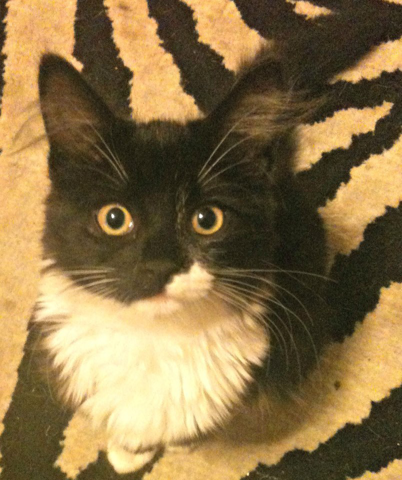
#> input picture Data_Visualization/learning/07-obrazove-data/selected_cat.png, 402 x 480 px
$ jupyter execute --allow-errors 07-images.ipynb
#> lines starting #> are read from the running program, lines starting #| are printed output that depends on the picture; after the words box and inside, x2 and y2 are one past the last pixel; in counts of white or black regions, pixels touching at a corner belong together
### Data_Visualization/learning/07-obrazove-data/helpers.py
"""This module contains helper functions for the lab notebook."""

import io
import matplotlib.pyplot as plt
import numpy as np
import cv2 as cv
from PIL import Image

def get_image_bytes(image):
    """Converts image to a byte array."""
    byte_arr = io.BytesIO()
    image.save(byte_arr, format="PNG")
    img_byte_arr = byte_arr.getvalue()
    return img_byte_arr


def get_hist(image, title):
    fig = plt.figure();
    plt.title(f'{title} histogram');
    if image.mode == "RGB":
        plt.plot(image.getchannel(0).histogram(), c='r');
        plt.plot(image.getchannel(1).histogram(), c='g');
        plt.plot(image.getchannel(2).histogram(), c='b');
    else:
        plt.plot(cat.histogram(), c='gray')

    buffer = io.BytesIO()
    plt.savefig(buffer, format='png');
    plt.close(fig)
    return buffer.getvalue()

# [13 lines left out: function segment_image, not called in this run]

### Data_Visualization/learning/07-obrazove-data/07-images.ipynb
# 🎨 Manipulace s obrazovými daty

V této ukázce se budeme věnovat obrazovým datům a základním operacím s nimi.

🗒️ Poznámka: V tomto notebooku používáme interaktivní prvky. Pro jejich správné zobrazení je třeba notebook spustit. Například pomocí `Cell > Run all Cells `.

Také se ujistěte, že máte nainstalovaný modul `ipywidgets` a je povolený v `jupyteru`. Pokud ne, lze to napravit následujícími kroky:

- nainstalovat ipywidgets (nemáte-li)
    > conda install -c conda-forge ipywidgets
- povolit ipywidgets
    > jupyter nbextension enable --py widgetsnbextension
- restartovat jupyter notebook (běží-li)

Obrázky pro toto cvičení pochází z [thecatapi](https://api.thecatapi.com).

⛔️ **POZOR!** Pro toto cvičení nedoporučujeme používat prohlížeč Safari 🦒 kvůli chybnému rozvržení interaktivních oken.

[cell 1]
import matplotlib.pyplot as plt
from PIL import ImageOps
import cv2 as cv
import sys

import io
import mpmath

sys.modules["sympy.mpmath"] = mpmath

import skimage
import glob

import helpers
import sympy
import numpy as np

from IPython.display import Latex, Math
from ipywidgets import widgets

import scipy.spatial.distance as dist
from matplotlib import pyplot as plt
from scipy.cluster.hierarchy import dendrogram
from sklearn.datasets import load_iris
from sklearn.cluster import AgglomerativeClustering
from PIL import Image, ImageEnhance, ImageStat, ImageFilter, ImageTransform

from sklearn.cluster import KMeans

# Pillow<9.0import skimage
if not hasattr(Image, "Resampling"):
    Image.Resampling = Image

Ukážeme si několik modulů pro práci s obrazovými daty. Pro tyto potřeby si pomocí modulu [`PIL`](https://pillow.readthedocs.io/en/stable/) načteme obrázek kočky 🐈, na kterém budeme vše demonstrovat.

[cell 2]
cat = Image.open("selected_cat.png")
#> cat is the input picture: PIL image 402x480 RGB; mean R, G, B 137.1, 113.8, 71.6
cat

`Image` objekt z modulu [`PIL.Image`](https://pillow.readthedocs.io/en/stable/reference/Image.html?highlight=image) neoplývá mnoha užitečnými atributy (vesměs se potkáte primárně s `Image.size`, který se skládá z `Image.width` a `Image.height`) a jen s malým výčtem metod. Hlavní funkckionality se schovávají v dalších submodulech balíčku `PIL` a postupně si je představíme. 🧑🏽‍🏫

[cell 3]
# cat.size == (cat.width, cat.height)
cat.size

Pokud byste používali `scikit-image` a atribut `shape`, budou vaše data trojsložková: první dva údaje vypovídají o velikosti x a y-ové osy, třetí pak udává barevnost. `shape` je atribut definovaný pro `numpy.ndarray` (`PIL.Image` nepracuje s obrázky jako s poli).

Ukažme si výstup atributu `shape` na příkladu.

[cell 4]
chelsea = skimage.data.chelsea()
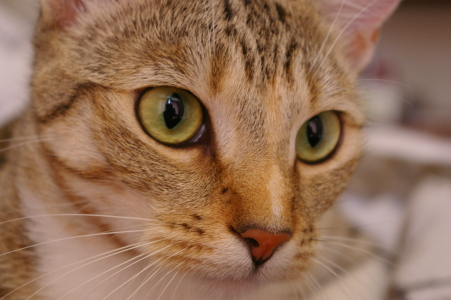
#> input picture skimage.data.chelsea(), 451 x 300 px
#> chelsea is the input picture: shape (300, 451, 3); mean R, G, B 147.7, 111.4, 86.8
#> (the rest of this cell did not finish here and is left out)

Pokud trváte na získání barevnosti i pro `PIL.Image`, pak můžete využít:

[cell 5]
np.shape(cat)

## ☝️ Histogram

Z přednášky víte, že jedním ze zdrojů informace o obrázku je `histogram` barev. 📊 Instance obrázků mají metodu `histogram()`, která vrátí pole hodnot odpovídající četnostem barev jednotlivých pixelů.

U `grayscale` obrázku bychom dostali pole o velikosti `256`, u `RGB` obrázku dostaneme pole o `3x256` hodnotách.

Histogram barev lze vizualizovat. Z grafu níže můžeme vyčíst, jaké hodnoty byly nejčastější, jaký kanál byl dominantní nebo také světlost obrázku.

[cell 6]
pixel_counts = np.array(cat.histogram()).reshape((3, 256))

#> (the rest of this cell did not finish here and is left out)

Podle histogramu lze usoudit, že se v obrázku vyskytují převážně červené odstíny a to díky ostrému vrcholu červené (`r`) barvy. Zelený (`g`) a modrý (`b`) kanál mají vrcholy při menších hodnotách intenzity než červený kanál.

### 📊 Vliv kalibrací na histogram
Pojďme se společně podívat na to, jaký efekt budou mít změny v jasu, kontrastu, sytosti nebo ostrosti na histogram obrázku.

[cell 7]
def enhance(color, contrast, brightness, sharpness):
    """Creates a view where user can change PIL.ImageEnhance interactively."""
    image = ImageEnhance.Sharpness(
        ImageEnhance.Brightness(
            ImageEnhance.Contrast(ImageEnhance.Color(cat).enhance(color)).enhance(
                contrast
            )
        ).enhance(brightness)
    ).enhance(sharpness)

    img_byte_arr = helpers.get_image_bytes(cat)
    img_byte_arr2 = helpers.get_image_bytes(image)
    target_size = tuple(map(lambda x: x // 4, image.size))
    layout = widgets.HBox(
        [
            widgets.VBox(
                [
                    widgets.HBox(
                        [
                            widgets.Image(
                                value=helpers.get_hist(
                                    cat.resize(target_size), "Original"
                                ),
                            ),
                            widgets.Image(
                                value=helpers.get_hist(
                                    image.resize(target_size), "Processed"
                                ),
                            ),
                        ],
                    ),
                    widgets.HBox(
                        [
                            widgets.Image(
                                value=img_byte_arr,
                            ),
                            widgets.Image(
                                value=img_byte_arr2,
                            ),
                        ],
                        layout=widgets.Layout(height="15%"),
                    ),
                ],
                layout=widgets.Layout(
                    display="flex",
                    flex_flow="column",
                    align_items="center",
                ),
            ),
        ],
        layout=widgets.Layout(
            display="flex",
            flex_flow="column",
        ),
    )

    display(layout)

[cell 8]
# fmt: off
widgets.interact(
    enhance,
    color=widgets.FloatSlider(value=1, min=0, max=1, step=0.2),
    contrast=widgets.FloatSlider(value=1, min=0, max=1, step=0.2),
    brightness=widgets.FloatSlider(value=1, min=0, max=1, step=0.2),
    sharpness=widgets.FloatSlider(value=1, min=0, max=2, step=0.2),
);
#> the sliders are set to color = 1, contrast = 1, brightness = 1, sharpness = 1
#> (the call stopped at in get_hist, `fig = plt.figure();`: IPython is not available in this run)

### 👯 Histogram matching

Porovnání histogramů je disciplína, ve které **upravíme kontrast jednoho obrázku na základě druhého**. Pojďme se společně podívat, jak bude vypadat náš obrázek kočky ekvalizovaný na základě obrázků z modulu [`scikit-image`](https://scikit-image.org/docs/stable/api/skimage.data.html).

☝️ Pozn.: **Ekvalizace histogramu** je algoritmus, který změní rozložení intenzit v obraze tak, aby se v něm vyskytovaly pokud možno intenzity v širokém rozmezí, a to přibližně se stejnou četností. Pokud ekvalizujeme obrázek jiným obrázkem, snažíme se histogram zdrojového obrázku přiblížit histogramu cílového obrázku.

[cell 9]
def wrap_with_hist(img, label):
    """Returns a VBox with image and its histogram."""
    return widgets.VBox(
        [
            widgets.Image(value=helpers.get_image_bytes(img), height="70%"),
            widgets.Image(value=helpers.get_hist(img, label), height="30%"),
        ],
        layout=widgets.Layout(width="33%"),
    )

[cell 10]
def equalize_image(image):
    """Returns a view with original image, target, and equalized original. With histograms."""
    cat_arr = np.array(cat)
    target = getattr(skimage.data, image)()
    matched = skimage.exposure.match_histograms(cat_arr, target, channel_axis=-1)
    display(
        widgets.Box(
            [
                wrap_with_hist(cat, "Originální"),
                wrap_with_hist(Image.fromarray(target), "Cílový"),
                wrap_with_hist(Image.fromarray(matched), "Ekvalizovaný"),
            ],
            layout=widgets.Layout(
                display="flex",
                flex_flow="row",
                align_items="center",
            ),
        )
    )

[cell 11]
images = []
for image in dir(skimage.data):
    try:
        i = Image.fromarray(getattr(skimage.data, image)())
        if i.mode == "RGB":
            images.append(image)
    except Exception:
        continue
#> this loop made 42 passes
#> pass 1, `i = Image.fromarray(getattr(skimage.data, image)())`:
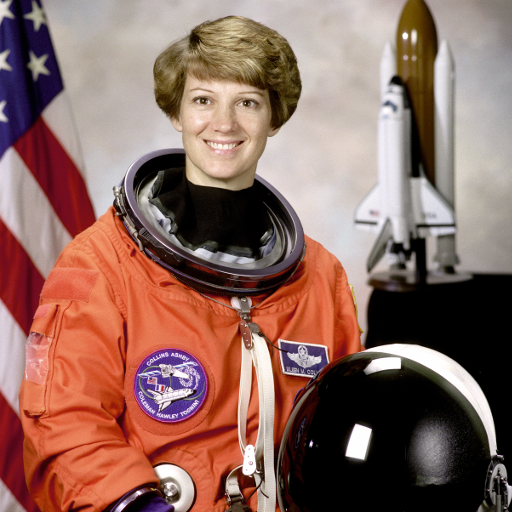
#> i: PIL image 512x512 RGB; mean R, G, B 141.6, 105.8, 96.5
#> pass 2, `i = Image.fromarray(getattr(skimage.data, image)())`:
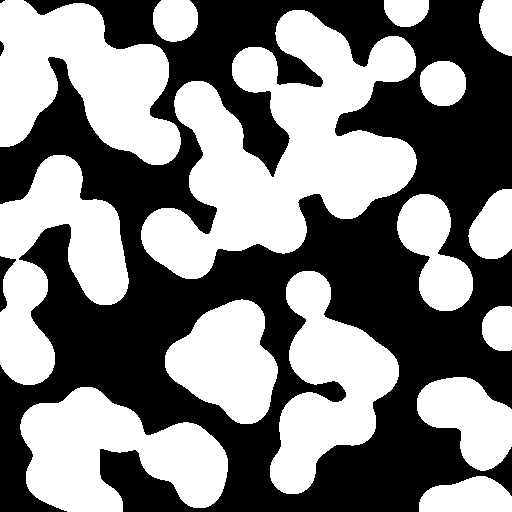
#> i: PIL image 512x512 1; 50% white; 15 white regions, largest, box (x1, y1, x2, y2) and area: (141, 10, 417, 279) 35745, (0, 0, 181, 165) 18219, (20, 387, 228, 512) 15870

[cell 12]
# fmt: off
widgets.interact(equalize_image, image=images);
#> the sliders are set to image = astronaut
#> in equalize_image, `matched = skimage.exposure.match_histograms(cat_arr, target, channel_a..`:
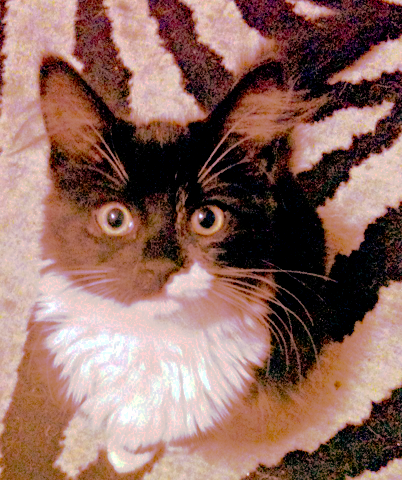
#> matched: shape (480, 402, 3); mean R, G, B 141.9, 105.7, 96.6
#> (the call stopped at in get_hist, `fig = plt.figure();`: IPython is not available in this run)
#> the sliders are set to x_move = 0, y_move = 0, scale_x = 1, scale_y = 1, rotation = 0

## 🏗️ Afinní transformace

**Afinní transformace** nám umožňují transformovat obrázky pomocí lineární algebry 🔠. Kromě klasické lineární transformace zde navíc dochází k přidání vektoru, který nám umožní posunout obrázek v daném směru od počátku ↗️. Jsou vyjádřeny vztahem $P' = P A$, kde $P$ je bod, který transformujeme pomocí matice $A$. Platí $P' = [x' y' w'] = P A = [x y w] A$. Matice $A$ reprezentuje jednotlivé transformace, které mohou být i skládány.

Geometrické afinní transformace souřadnic nám tak umožňují bod $P$ posunout, otočit nebo změnit jeho měřítko (týká se objektů, z těchto bodů složených). ☝️ Pozn.: Bod $\overrightarrow{P}=(x,y)^T$ reprezentujeme třemi homogenními souřadnicemi –> Každý bod v rovině $\overrightarrow{P} \in \mathbb{R^2}$ je reprezentován přímkou $(X,Y,W)$ v $\mathbb{R^3}$. Pozn. 2: Body, kde $W = 0$, se nazývají body v nekonečnu. A bod $[0,0,0]^T$ není povolen.

Více o afinních transformací lze zjistit např. [zde](http://petr.olsak.net/bilin/afinita4.pdf). Pro další úpravy budeme využívat balíček [SymPy](https://www.sympy.org/en/index.html) 🐍, který je určený pro symbolické operace.

[cell 13]
#let's define symbols for symbolic computations
from sympy.functions.elementary import trigonometric as tr

x, y, d_x, d_y, s_x, s_y, theta, c_x, c_y = sympy.symbols(
    "x y d_x d_y s_x s_y theta c_x c_y"
)

Zmiňme základní 2D operace a jejich maticovou reprezentaci:

### 🗜 Škálování
Tzn. změna měřítka (angl. scale, zoom). Určuje poměr mezi aktuální velikostí a cílovou velikostí. Měřítko měníme ve směru osy x, resp. y. $s_x$ určuje škálovací faktor osy x, $s_y$ určuje škálovací faktor osy y. Matice škálování vypadá následovně:

[cell 14]
scale = sympy.Matrix([[s_x, 0, 0], [0, s_y, 0], [0, 0, 1]])
scale

### 😵‍💫 Rotace
Vůči počátku soustavy souřadnic [0,0] parametrem $\theta$ (orientovaný úhel). Matice rotace vypadá následovně:

[cell 15]
rot = sympy.Matrix(
    [[tr.cos(theta), tr.sin(theta), 0], [-tr.sin(theta), tr.cos(theta), 0], [0, 0, 1]]
)
rot

### 🏎 Posunutí
Transformace posunutí, nebo-li translace, probíhá posunem po osách x a y, kdy pro posunutí o $\overrightarrow{d}=(d_x,d_y)^T$ násobíme bod $\overrightarrow{P}=[x,y,1]^T$ maticí:

[cell 16]
tran = sympy.Matrix([[1, 0, d_x], [0, 1, d_y], [0, 0, 1]])
tran

### ✨ Skládání transformací
Při aplikování více transformací na bod $P$ **záleží na pořadí**, v jakém se transformace provádějí. Je rozdíl, jestliže bod posuneme a poté otočíme okolo počátku souřadnicového systému, nebo zda bod nejprve otočíme a poté provedeme transformaci posunutí.

☝️ Protože záleží na pořadí transformací, záleží i na pořadí násobení matic. Jelikož používáme zápis $P'=PA$, musíme matice reprezentující jednotlivé transformace **násobit zprava**.

Složením výše zmíněných operací

[cell 17]
center = sympy.Matrix([[1, 0, c_x], [0, 1, c_y], [0, 0, 1]])
decenter = sympy.Matrix([[1, 0, -c_x], [0, 1, -c_y], [0, 0, 1]])

sympy.MatMul(tran, scale, decenter, rot, center)

dostaneme pomocí maticového násobení jedinou matici, do které už stačí jen dosadit:

[cell 18]
T = tran @ scale @ decenter @ rot @ center
# T = tran@scale@rot
display(T)

> 🧠❓ Otázka: Proč myslíte, že se zde nacházejí matice $\left[\begin{matrix}1 & 0 & c_{x}\\0 & 1 & c_{y}\\0 & 0 & 1\end{matrix}\right]$ a $\left[\begin{matrix}1 & 0 & -c_{x}\\0 & 1 & -c_{y}\\0 & 0 & 1\end{matrix}\right]$ ?

👀 Napadají vás ještě další operace, o kterých jsme si neřekli?

### ⚙️ Pojďme si to vyzkoušet

V následující buňce je funkce, která vezme zadané parametry, dosadí je do matice a provede s obrázkem danou transformaci. O buňku dále je interaktivní buňka, ve které můžete měnit jednotlivé parametry a sledovat, jak to ovlivní podobu obrázku a podobu matice.

Pozn.: Obrázek bohužel není umístěn na středu canvasu 🙈, a tak je zobrazena pouze jeho část. Je to "feature" knihovny Pillow, kdybyste přišli na zlepšení, založte prosím [issue](https://gitlab.fit.cvut.cz/BI-VIZ/bi-viz/-/issues).

[cell 19]
def affine_transform(
    x_move: int, y_move: int, scale_x: float, scale_y: float, rotation: int
):
    """Performs an affine transformation on image."""
#> called with x_move = 0, y_move = 0, scale_x = 1, scale_y = 1, rotation = 0
    rotation = np.deg2rad(rotation)
    transformation = (
        T.subs(c_x, -cat.width // 2)
        .subs(c_y, -cat.height // 2)
        .subs(d_x, cat.width // 2)
        .subs(d_y, cat.height // 2)
        .subs(theta, rotation)
        .subs(s_x, scale_x)
        .subs(s_y, scale_y)
        .subs(x, x_move)
        .subs(y, y_move)
    )
    display(widgets.HTMLMath(f"${sympy.latex(transformation)}$"))
    transformation = np.array(transformation.tolist()).astype(np.float64)
    coeff = transformation.flatten()[:6]
    transformed = ImageTransform.AffineTransform(coeff).transform(cat.size, cat)
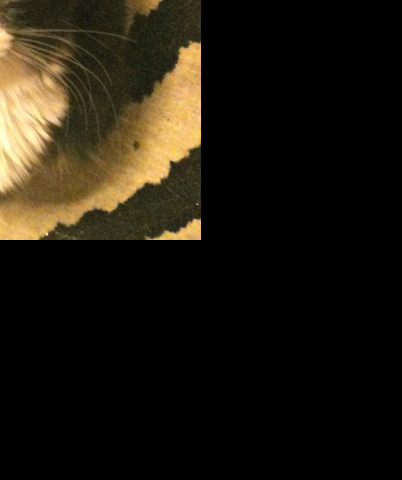
#> transformed: PIL image 402x480 RGB; mean R, G, B 29.7, 24.5, 14.4
#> the sliders are set to scale = 3
    display(widgets.Image(value=helpers.get_image_bytes(transformed)))

[cell 20]
# fmt: off
widgets.interact(
    affine_transform,
    x_move=widgets.IntText(value=0),
    y_move=widgets.IntText(value=0),
    scale_x=widgets.FloatText(value=1), # 1 odpovida 100%
    scale_y=widgets.FloatText(value=1), # 1 odpovida 100%
    rotation=widgets.IntText(value=0),
);

# 📐 Škálování

I když teď umíme škálovat (tj. převzorkovávat, tj. proces změny měřítka) pomocí matic, v praxi není nezbytně nutné si manuálně vytvářet transformační matice. `PIL`  obsahuje rozhraní pro škálování obrázků, navíc vám umožní si vybrat převzorkovací metodu, pomocí které se budou dopočítávat hodnoty mezilehlých pixelů po škálování.

☝️ Pozn.: Převzorkování (angl. resampling) mění počet pixelů v obrázku.

[cell 21]
resamplers = [
    "BICUBIC",
    "BILINEAR",
    "BOX",
    "HAMMING",
    "LANCZOS",
    "NEAREST",
]

Pokud by vás zajímalo, jak jednotlivé metody fungují a jaký je mezi nimi rozdíl, podívejte se na článek na [🌍 Wikipedii](https://en.wikipedia.org/wiki/Image_scaling).

👀 My si ukážeme, jak vypadají výsledné obrázky. K tomu použijeme `image.resize(NEW_SIZE, resample=RESAMPLER)`:

[cell 22]
def get_scaled_cat(scale):
    """Returns a view with rescaled and resampled images."""
#> called with scale = 3
    images = []
    width, height = cat.size

    buffer = [
        widgets.VBox(
            [
                widgets.HTML(f"<center><h4>ORIGINAL</h4><center>"),
                widgets.Image(value=helpers.get_image_bytes(cat)),
            ],
            layout=widgets.Layout(width=f"100%"),
        )
    ]

    for resampler in resamplers:
        if len(buffer) >= 4:
            images.append(widgets.HBox(buffer))
            buffer.clear()

        resampled_image = cat.resize(
            (int(width / scale), int(height / scale)),
            resample=getattr(Image.Resampling, resampler),
        )

        img_byte_arr = helpers.get_image_bytes(resampled_image)

        buffer.append(
            widgets.VBox(
                [
                    widgets.HTML(f"<center><h4>{resampler}</h4><center>"),
                    widgets.Image(value=img_byte_arr),
                ],
                layout=widgets.Layout(width=f"100%"),
            )
        )
#> this loop made 6 passes
#> pass 1, in get_scaled_cat, `resampled_image = cat.resize( (int(width / scale), int(height / scale)..`:
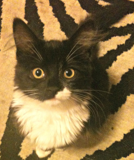
#> resampled_image: PIL image 134x160 RGB; mean R, G, B 137, 113.8, 71.6
#> after the loop, buffer = 3 items; images = 1 item

    images.append(widgets.HBox(buffer))

    display(
        widgets.VBox(
            images,
            layout=widgets.Layout(display="flex", justify_content="center"),
        )
    )

[cell 23]
# fmt: off
widgets.interact(
    get_scaled_cat, scale=widgets.FloatSlider(min=0.1, max=10, step=0.5, value=3)
);

## [🔁](https://www.youtube.com/watch?v=PGNiXGX2nLU) Rotace a transpozice

`PIL` obsahuje několik předdefinovaných rotací (každých 90˚) a převrácení obrázků.

☝️ Těchto "transpozicí" můžeme docílit pomocí [`image.transpose(Image.Transpose.TRANSPOSER)`](https://pillow.readthedocs.io/en/stable/reference/Image.html#PIL.Image.Image.transpose).

[cell 24]
transposers = [
    "FLIP_LEFT_RIGHT",
    "FLIP_TOP_BOTTOM",
    "ROTATE_180",
    "ROTATE_270",
    "ROTATE_90",
    "TRANSPOSE",
    "TRANSVERSE",
]

[cell 25]
images = []
for transposer in transposers:

    if hasattr(Image, 'Transpose'):
        transposed_image = cat.transpose(getattr(Image.Transpose, transposer))
    else:
        transposed_image = cat.transpose(getattr(Image.Resampling, transposer))

    images.append(
        widgets.VBox(
            [
                widgets.HTML(f"<center><h5>{transposer}</h5><center>"),
                widgets.Image(value=helpers.get_image_bytes(transposed_image)),
            ],
        )
    )
#> this loop made 7 passes
#> pass 1, `transposed_image = cat.transpose(getattr(Image.Transpose, transposer))`:
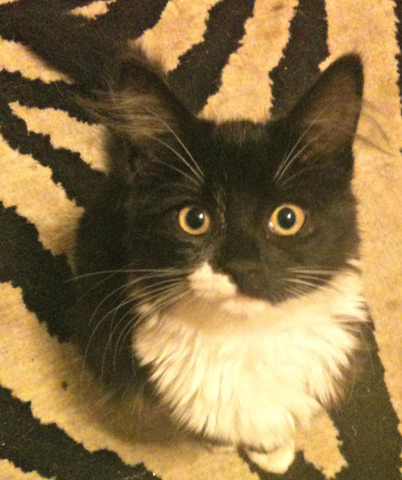
#> transposed_image: PIL image 402x480 RGB; mean R, G, B 137.1, 113.8, 71.6
#> after the loop:
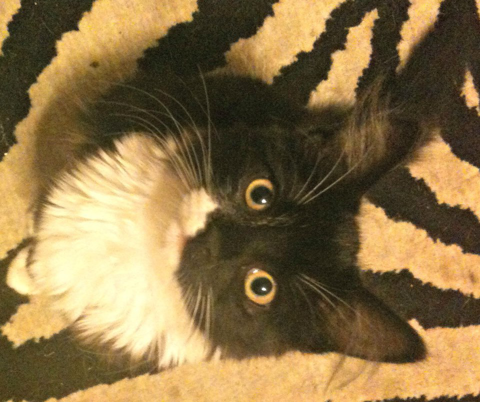
#> transposed_image: PIL image 480x402 RGB; mean R, G, B 137.1, 113.8, 71.6
#> after the loop, images = 7 items

display(
    widgets.HBox(
        images,
        layout=widgets.Layout(display="flex", justify_content="center"),
    )
)

👇 Případně si můžete jakoukoliv rotaci vyrobit vlastnoručně pomocí [`image.rotate(angle=DEGREES)`](https://pillow.readthedocs.io/en/stable/reference/Image.html#PIL.Image.Image.rotate).

[cell 26]
degrees = 10
total = 0
tmp = cat.copy()


def rotate_cat(cw=True):
    """Creates a view with rotated images."""
#> called with cw = True
    global tmp, degrees, total
    total = 0
    images = []
    for i in range(360 // degrees):
        if cw:
            total -= degrees
        else:
            total += degrees

        images.append(cat.rotate(angle=total))
#> after the loop, images = 36 items; total = -360
    image_iterator = (img for img in images)
    size = len(images)
#> size = 36
    display(
        widgets.VBox(
            [
                widgets.HBox(
                    [
                        widgets.Image(
                            value=helpers.get_image_bytes(next(image_iterator)),
                            width="25%",
                        )
                        for _ in range(size // 4)
                    ],
                )
                for i in range(4)
            ],
            layout=widgets.Layout(width=f"100%"),
        ),
        layout=widgets.Layout(display="flex", justify_content="center"),
    )
#> in get_image_bytes (call 35), `image.save(byte_arr, format="PNG")`:
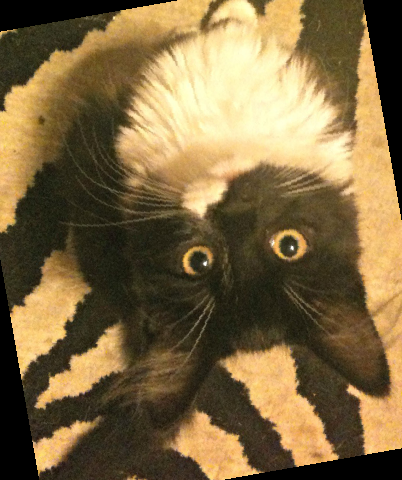
#> image: PIL image 402x480 RGB; mean R, G, B 126, 105, 66.5
#> in get_image_bytes (call 37), `image.save(byte_arr, format="PNG")`:
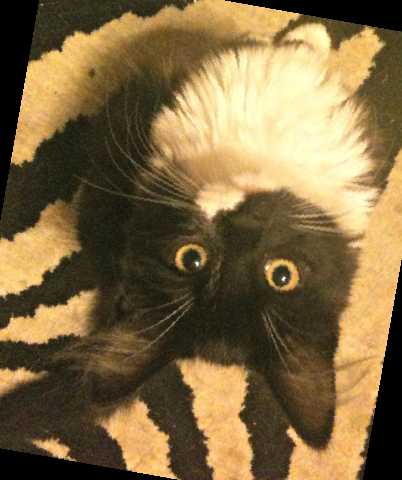
#> image: PIL image 402x480 RGB; mean R, G, B 126.8, 105.5, 66.7
#> (the rest of the program and of its run is left out)
